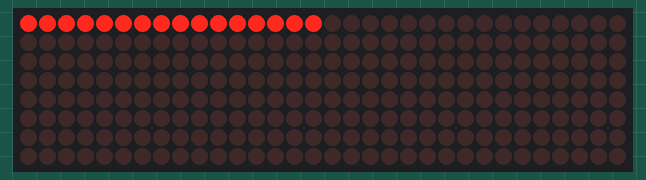
This sketch was run on a simulated Arduino Uno, built with avr-gcc and run on an emulated ATmega328P. Shown: 32×8 LED matrix.

Above: at 0.1 s.
At 2.1 s:
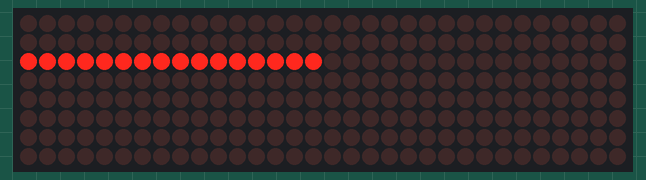
At 4.1 s:
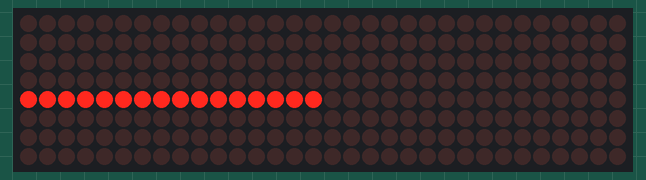
At 8.1 s:
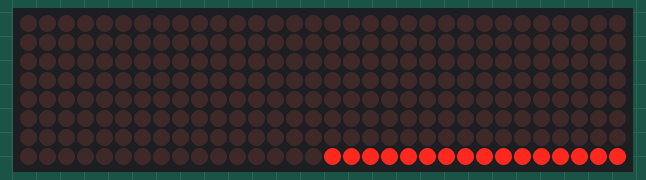
At 12.2 s:
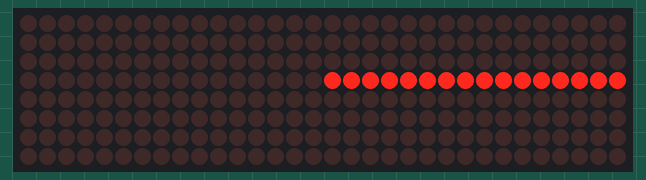
At 17.2 s:
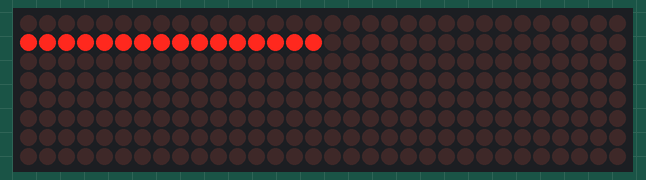

The sketch:

mapping_test.ino
```cpp
/**************************** Include ****************************/
#include "LedControl.h"

#define       DEVICES_NUMBER          4
#define       BRIGHTNESS              8

//Pin 12 = DIN, Pin 11 = CLK, Pin 10 = CS
LedControl lc=LedControl(12,11,10,DEVICES_NUMBER);

void setup() {
    for (int i = 0; i < DEVICES_NUMBER; i++) {
        lc.shutdown(i, false);
        lc.setIntensity(i, BRIGHTNESS);
        lc.clearDisplay(i);
    }
}

void loop() {
    for (int row = 0; row < 16; row++) {
        map_rows(row, 255, 255);
        delay(1000);
        lc.clearDisplay(0);
        lc.clearDisplay(1);
        lc.clearDisplay(2);
        lc.clearDisplay(3);
    }
}


void map_rows(int row, byte left, byte right){
    // Warning : this function depends directly on how 8x8 matrix are orienred an placed
    // forming the bigger 16x16 matrix
    // this function takes number of row [0-15] and two bytes one for right half
    // and the other one for the left half
    // and considering the placement of 8x8 devices, it maps those values into the
    // coresponding device, row, and byte values
    /*
                |                LEFT HALF            |            RIGHT HALF               |
        --------|-------------------------------------|-------------------------------------|
        ROW 0   |   *    *   *   *   *   *  01  00    |    *    *   *   *   *   *  01  00   |
        ROW 1   |   *    *   *   *   *   *   *   *    |    *    *   *   *   *   *   *   *   |
        ROW 2   |   *    *   *   *   *   *   *   *    |    *    *   *   *   *   *   *   *   |
        ROW 3   |   *    *   DEVICE  *   *   *   *    |    *    *   DEVICE  *   *   *   *   |
        ROW 4   |   *    *   * 3 *   *   *   *   *    |    *    *   * 2 *   *   *   *   *   |
        ROW 5   |   *    *   *   *   *   *   *   *    |    *    *   *   *   *   *   *   *   |
        ROW 6   |   *    *   *   *   *   *   *   *    |    *    *   *   *   *   *   *   *   |
        ROW 7   |  77   76   *   *   *   *   *   *    |   77   76   *   *   *   *   *   *   |
        --------|-------------------------------------|-------------------------------------|
        ROW 8   |   *    *   *   *   *   *  76  77    |    *    *   *   *   *   *  76  77   |
        ROW 9   |   *    *   *   *   *   *   *   *    |    *    *   *   *   *   *   *   *   |
        ROW 11  |   *    *   *   *   *   *   *   *    |    *    *   *   *   *   *   *   *   |
        ROW 10  |   *    *   DEVICE  *   *   *   *    |    *    *   DEVICE  *   *   *   *   |
        ROW 12  |   *    *   * 0 *   *   *   *   *    |    *    *   * 1 *   *   *   *   *   |
        ROW 14  |   *    *   *   *   *   *   *   *    |    *    *   *   *   *   *   *   *   |
        ROW 13  |   *    *   *   *   *   *   *   *    |    *    *   *   *   *   *   *   *   |
        ROW 15  |  00   01   *   *   *   *   *   *    |   00   01   *   *   *   *   *   *   |
        --------|-------------------------------------|-------------------------------------|
    */

    if(row > 7){
        lc.setRow(0, 15-row, left);
        lc.setRow(1, 15-row, right);
    }else{
        lc.setRow(3, row, reverse_byte(left));
        lc.setRow(2, row, reverse_byte(right));
    }
}

byte reverse_byte(byte b){
    b = (b & 0xF0) >> 4 | (b & 0x0F) << 4;
    b = (b & 0xCC) >> 2 | (b & 0x33) << 2;
    b = (b & 0xAA) >> 1 | (b & 0x55) << 1;
    return b;
}
```

Measured:
- by itself, everything shown: repeats every 16.2 s, in 17 steps
- what the display in image 1 shows lasts 1.0 s, from 2.0 s to 3.0 s
